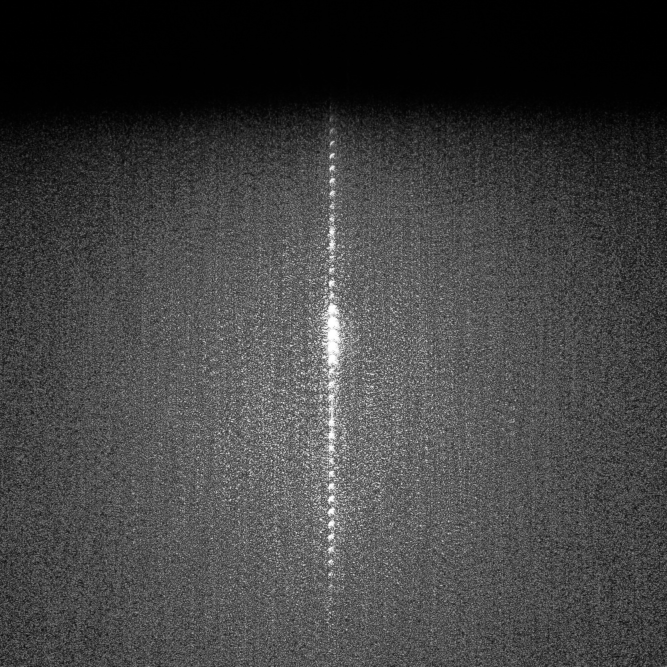
#> input picture images/Lines03_FP1Crop.JPG, 2000 x 2000 px, found by its file name (shown at 1/3 size); its folder holds only this picture in this run
$ python preprocess.py images/Lines03_FP1Crop.JPG
#> lines starting #> are read from the running program, lines starting #| are printed output that depends on the picture
import os
import sys
import cv2
import argparse
import numpy as np
import matplotlib.pyplot as plt


path = '/Users/joshp/OneDrive/Documents/Senior Year, 2019-2020/Physics 357/FourierOptics/'


def get_image(image, filepath=path):
    image_path = os.path.join(filepath, 'images', image)
    result = cv2.cvtColor(cv2.imread(image_path), cv2.COLOR_BGR2GRAY)
    return image, result


def find_center(image: np.ndarray, check_center: bool = True):
    rows, cols = image.shape
    convolution_size = [int(np.mean([rows / 50, cols / 50]))] * 2
    blur = cv2.blur(image, ksize=tuple(convolution_size))
    center = np.unravel_index(np.argmax(blur, axis=None), blur.shape)

    if check_center:
        start = tuple([i-50 for i in center])[::-1]
        end = tuple([i+50 for i in center])[::-1]
        color = (0, 0, 0)

        result = cv2.rectangle(image, start, end, color, thickness=5)

        plt.imshow(result, cmap='gray')
        plt.title('Center of Image')
        plt.xticks([]), plt.yticks([])
        plt.show()

        answer = input('Would you like to continue?[yes/no] ')

        if answer.lower() != 'yes' and answer.lower() != 'y':
            print('\n Pre-processing Aborted!')
            sys.exit(0)

    return center


def crop_around_center(image_name: np.ndarray, size: int, save: bool, show: bool,
                       check_center: bool, return_array: bool, filepath=path,):

#> called with image_name = 'images/Lines03_FP1Crop.JPG', size = 2000, save = False, show = False, check_center = False, return_array = False
    name, image = get_image(image_name, filepath)
#> name = 'images/Lines03_FP1Crop.JPG'
    c_row, c_col = find_center(image, check_center)
#> in find_center, `center = np.unravel_index(np.argmax(blur, axis=None), blur.shape)`: center = (1013, 998)
#> c_row = 1013; c_col = 998

    if check_center:
        image = get_image(image_name, filepath)[1]

    size //= 2
    cropped_image = image[c_row-size:c_row+size, c_col-size:c_col+size]
#> cropped_image = empty array

    plt.imshow(cropped_image, cmap='gray')
    plt.title('Cropped Image')
    plt.xticks([]), plt.yticks([])

    if save:
        save_path = os.path.join(filepath, 'images', name[:-4] + 'Crop' + name[-4:])
        plt.imsave(fname=save_path, arr=cropped_image, cmap='gray')
        print('Cropped Image Saved!')
    if show:
        plt.show()
    if return_array:
        return cropped_image


if __name__ == '__main__':
    parser = argparse.ArgumentParser(description="Crops an Image About the Center of its Brightest Feature\n"
                                                 "(May Fail on Images from the Image or Object Plane)")
    parser.add_argument('image', type=str, help='Name of Image Whose Transform to Compute with File Type')
    parser.add_argument('--size', type=int, default=2000, help='Side length (in pixels) of Cropped Image')
    parser.add_argument('--show', action='store_true', help='Displays Image after Transform')
    parser.add_argument('--save', action='store_true', help='Saves Image If Flag is Given')
    parser.add_argument('--check', action='store_true',
                        help='Allows User to View Approximate Center and Choose Whether to Continue')
    parser.add_argument('--return_arr', action='store_true', help='Returns Image Array If Flag is Given')
    arguments = parser.parse_args()

    crop_around_center(arguments.image, arguments.size, arguments.save,
                       arguments.show, arguments.check, arguments.return_arr)
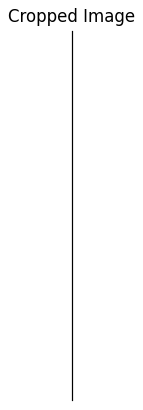
#> figure drawn by matplotlib, 1 panel
